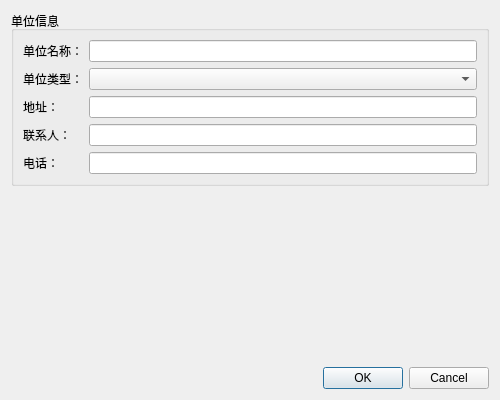
<?xml version="1.0" encoding="UTF-8"?>
<ui version="4.0">
 <class>UnitDialog</class>
 <widget class="QDialog" name="UnitDialog">
  <property name="geometry">
   <rect>
    <x>0</x>
    <y>0</y>
    <width>500</width>
    <height>400</height>  <!-- 减小了高度 -->
   </rect>
  </property>
  <property name="windowTitle">
   <string>Dialog</string>
  </property>
  <layout class="QVBoxLayout" name="verticalLayout">
   <item>
    <widget class="QGroupBox" name="groupBox">
     <property name="title">
      <string>单位信息</string>
     </property>
     <layout class="QFormLayout" name="formLayout">
      <item row="0" column="0">
       <widget class="QLabel" name="label">
        <property name="text">
         <string>单位名称：</string>
        </property>
       </widget>
      </item>
      <item row="0" column="1">
       <widget class="QLineEdit" name="lineName"/>
      </item>
      <item row="1" column="0">
       <widget class="QLabel" name="label_2">
        <property name="text">
         <string>单位类型：</string>
        </property>
       </widget>
      </item>
      <item row="1" column="1">
       <widget class="QComboBox" name="comboType">
        <property name="styleSheet">
         <string notr="true"/>
        </property>
       </widget>
      </item>
      <item row="2" column="0">
       <widget class="QLabel" name="label_3">
        <property name="text">
         <string>地址：</string>
        </property>
       </widget>
      </item>
      <item row="2" column="1">
       <widget class="QLineEdit" name="lineAddress"/>
      </item>
      <item row="3" column="0">
       <widget class="QLabel" name="label_4">
        <property name="text">
         <string>联系人：</string>
        </property>
       </widget>
      </item>
      <item row="3" column="1">
       <widget class="QLineEdit" name="lineContact"/>
      </item>
      <item row="4" column="0">
       <widget class="QLabel" name="label_5">
        <property name="text">
         <string>电话：</string>
        </property>
       </widget>
      </item>
      <item row="4" column="1">
       <widget class="QLineEdit" name="linePhone"/>
      </item>
     </layout>
    </widget>
   </item>
   <item>
    <widget class="QLabel" name="labelError">
     <property name="text">
      <string/>
     </property>
     <property name="alignment">
      <set>Qt::AlignmentFlag::AlignCenter</set>
     </property>
    </widget>
   </item>
   <item>
    <widget class="QDialogButtonBox" name="buttonBox">
     <property name="orientation">
      <enum>Qt::Orientation::Horizontal</enum>
     </property>
     <property name="standardButtons">
      <set>QDialogButtonBox::StandardButton::Cancel|QDialogButtonBox::StandardButton::Ok</set>
     </property>
    </widget>
   </item>
  </layout>
 </widget>
 <resources/>
 <connections>
  <connection>
   <sender>buttonBox</sender>
   <signal>accepted()</signal>
   <receiver>UnitDialog</receiver>
   <slot>accept()</slot>
   <hints>
    <hint type="sourcelabel">
     <x>20</x>
     <y>20</y>
    </hint>
    <hint type="destinationlabel">
     <x>20</x>
     <y>20</y>
    </hint>
   </hints>
  </connection>
  <connection>
   <sender>buttonBox</sender>
   <signal>rejected()</signal>
   <receiver>UnitDialog</receiver>
   <slot>reject()</slot>
   <hints>
    <hint type="sourcelabel">
     <x>20</x>
     <y>20</y>
    </hint>
    <hint type="destinationlabel">
     <x>20</x>
     <y>20</y>
    </hint>
   </hints>
  </connection>
 </connections>
</ui>
